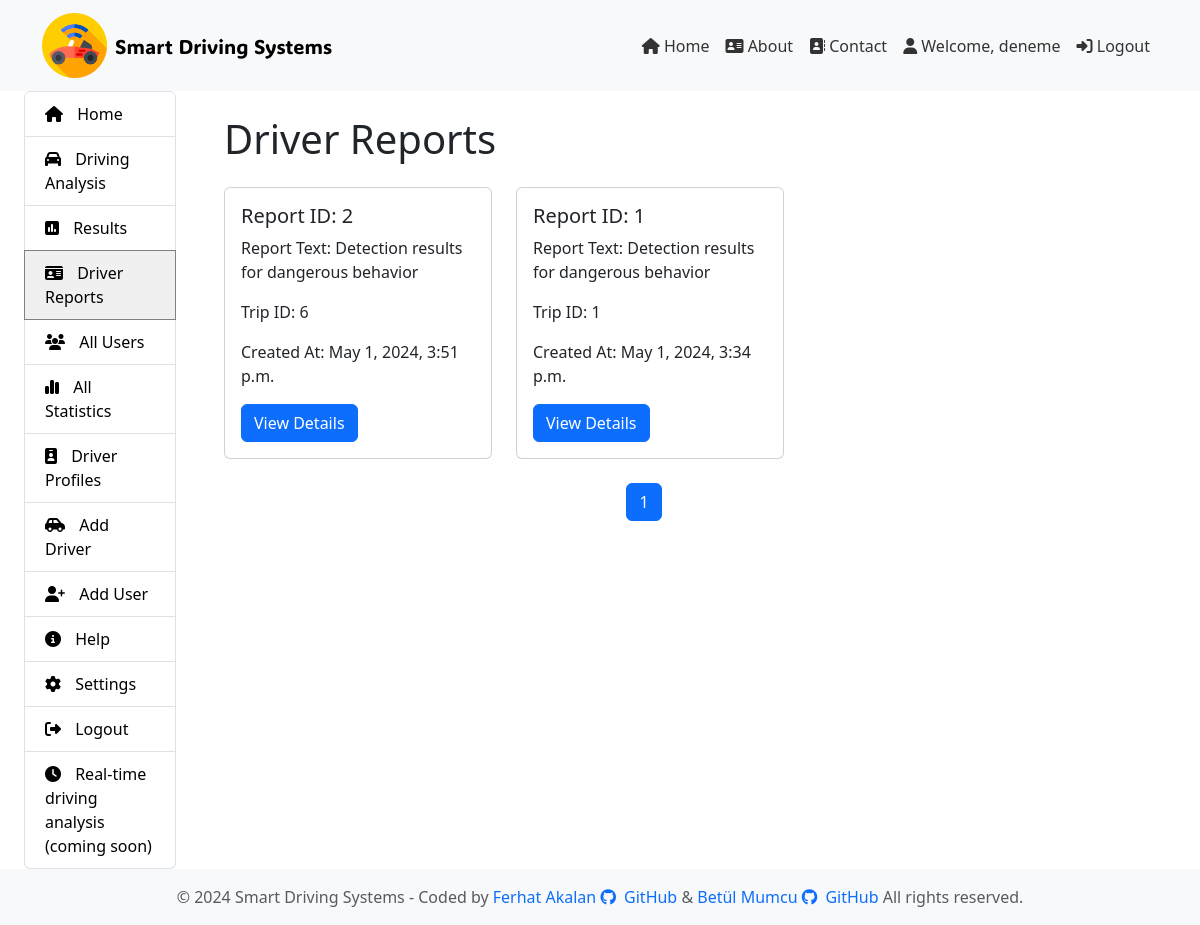
/report/driver-reports/ (signed in), run on the app's committed database.
### report/models.py (models this page shows, shortened)
class Reports(models.Model):
    user = models.ForeignKey(User, on_delete=models.CASCADE)
    driver = models.ForeignKey(Driver, on_delete=models.CASCADE)
    trip = models.ForeignKey(Trips, on_delete=models.CASCADE)
    report_text = models.TextField()
    car_inside_report_path = models.TextField()
    car_outside_report_path = models.TextField()
    created_at = models.DateTimeField(default=timezone.now)
    total_frames_inside = models.IntegerField()
    total_frames_outside = models.IntegerField()

class Trips(models.Model):
    driver = models.ForeignKey(Driver, on_delete=models.CASCADE)
    start_time = models.DateTimeField(null=True, blank=True)
    end_time = models.DateTimeField(null=True, blank=True)
    car_inside_file_path = models.TextField(null=True, blank=True)
    car_outside_file_path = models.TextField(null=True, blank=True)

### report/views.py (the view)
# urls.py: path('driver-reports/', views.driver_reports, name='driver_reports'),
def driver_reports(request):
    report_list = Reports.objects.filter(trip__driver__user=request.user).order_by('-created_at')  # Oturum açmış kullanıcının raporlarını filtrele
    paginator = Paginator(report_list, 6)  # Sayfa başına 10 rapor
    page = request.GET.get('page')
    try:
        reports = paginator.page(page)
    except PageNotAnInteger:
        reports = paginator.page(1)
    except EmptyPage:
        reports = paginator.page(paginator.num_pages)
    return render(request, 'driver-reports.html', {'reports': reports})

### report/templates/driver-reports.html (shortened to what this page needs)
{% extends 'layout.html' %} {% block content %} {% load static %}
<div class="container">
  <h1 class="my-4">Driver Reports</h1>
  <div class="row">
    {% if reports %} {% for report in reports %}
    <div class="col-md-4">
      <div class="card mb-4">
        <div class="card-body">
          <h5 class="card-title">Report ID: {{ report.id }}</h5>
          <p class="card-text">Report Text: {{ report.report_text }}</p>
          <p class="card-text">Trip ID: {{ report.trip.id }}</p>
          <p class="card-text">Created At: {{ report.created_at }}</p>
          <a
            href="{% url 'report_details' report.id  %}"
            class="btn btn-primary"
            >View Details</a
          >
        </div>
      </div>
    </div>
    {% endfor %}
    <ul class="pagination justify-content-center">
      <li class="page-item active">
        <span class="page-link">{{ reports.number }}</span>
      </li>
    </ul>
    {% else %}
    <p>No reports available.</p>
    {% endif %}
  </div>
</div>
{% endblock %}

### templates/partials/_navbar.html (shortened to what this page needs)
{% load static %}
<link rel="stylesheet" type="text/css" href="{% static 'css/style.css' %}" />
<nav class="navbar navbar-expand-lg navbar-light bg-light">
  <div class="container">
    <a class="navbar-brand d-flex align-items-center" href="/">
      <img src="{% static 'img/logo.png' %}" alt="Logo" width="65" />
      <span class="ms-2" style="font-family: 'FasterOne'; font-size: 1.25rem"
        >Smart Driving Systems</span
      >
    </a>
    <div class="collapse navbar-collapse" id="navbarNav">
      <ul class="navbar-nav ms-auto">
        <li class="nav-item">
          <a class="nav-link" href="/"><i class="fas fa-home"></i> Home</a>
        </li>
        <li class="nav-item">
          <a class="nav-link" href="{% url 'about' %}"
            ><i class="fas fa-address-card"></i> About</a
          >
        </li>
        <li class="nav-item">
          <a class="nav-link" href="{%url 'contact'%}"
            ><i class="fas fa-address-book"></i> Contact</a
          >
        </li>
        {% if user.is_authenticated %}
        <li class="nav-item">
          <a class="nav-link" href="#"
            ><i class="fa-solid fa-user"></i> Welcome, {{ user.username }}</a
          >
        </li>
        <li class="nav-item">
          <a class="nav-link" href="{% url 'user_logout' %}"
            ><i class="fas fa-sign-in-alt"></i> Logout</a
          >
        </li>
        {% endif %}
      </ul>
    </div>
  </div>
</nav>

### templates/partials/_navbar.html (style rules this page uses)
.nav-link { color: #333 !important; }

### data on the page
Reports: id "2", report_text "Detection results for dangerous behavior", trip.id "6", created_at "May 1, 2024, 3:51 p.m."
Reports: id "1", report_text "Detection results for dangerous behavior", trip.id "1", created_at "May 1, 2024, 3:34 p.m."

### other printed values
{{ user.username }} "deneme"
{{ reports.number }} "1"
